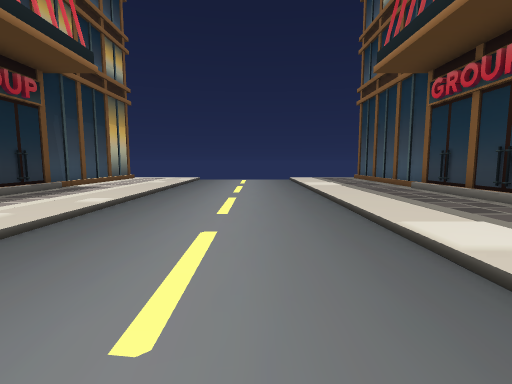
[1] (above)

17 first-person views from a walk through a Unity game level. The camera is 1.5 m above the floor, tilts 6° down and sees 85° across. The floor is counted in squares, 2 m on a side. Each view is taken from the middle of a square. On the plan, view 1 faces up. The plan holds only what a view shows up to about 10 squares ahead; the rest is blank. The place goes on beyond the plan. The player is left out.

[2]
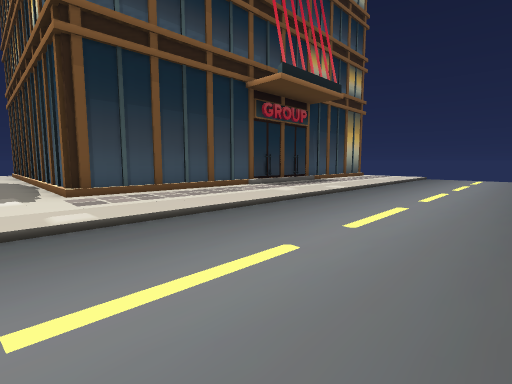

[3]
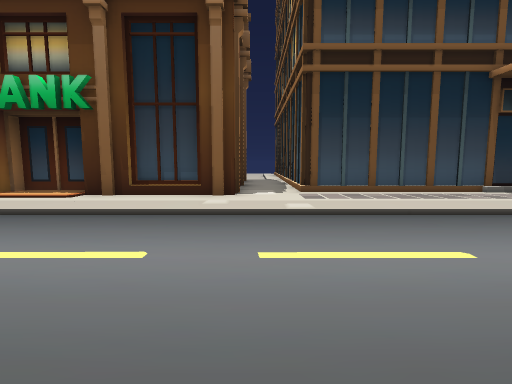

[4]
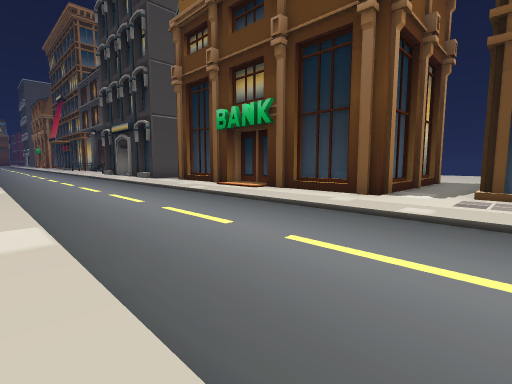

[5]
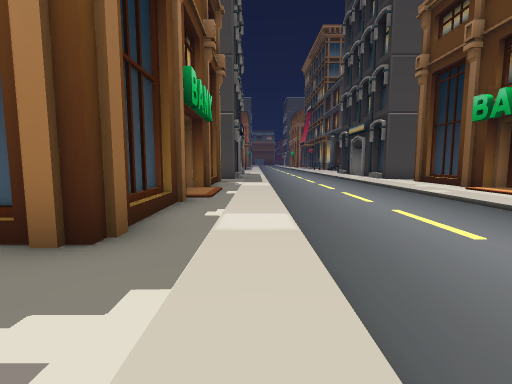

[6]
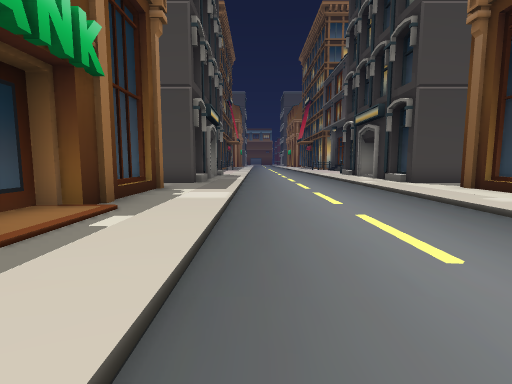

[7]
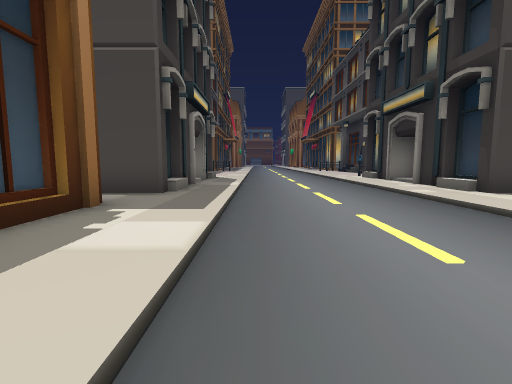

[8]
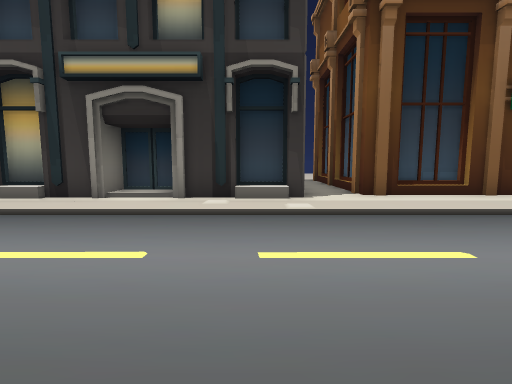

[9]
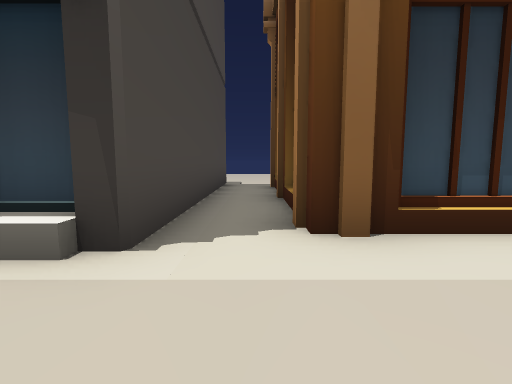

[10]
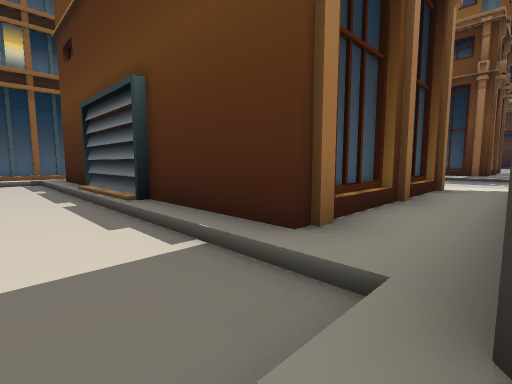

[11]
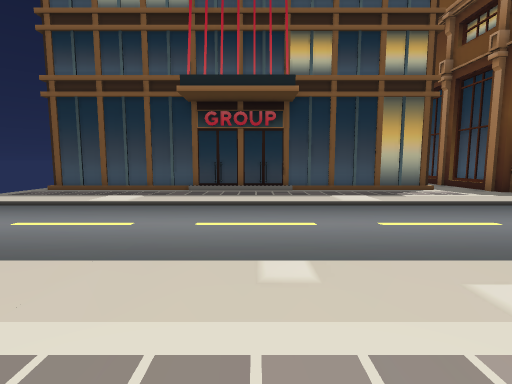

[12]
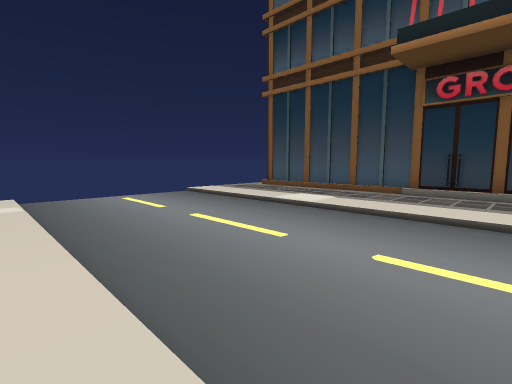

[13]
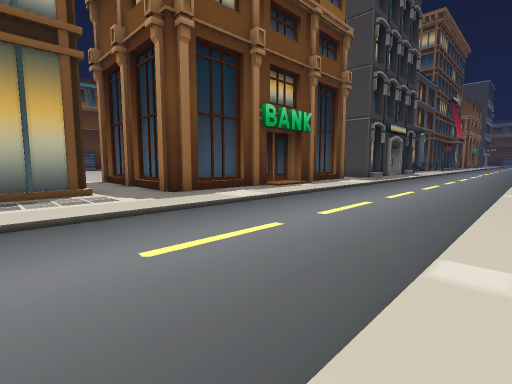

[14]
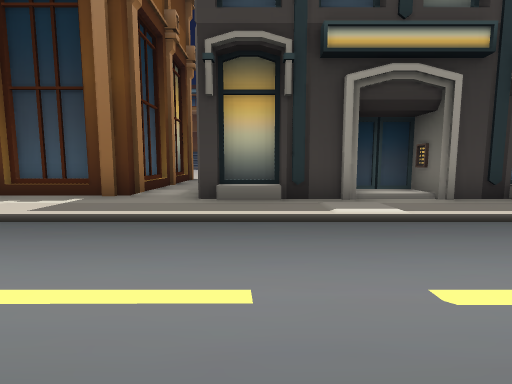

[15]
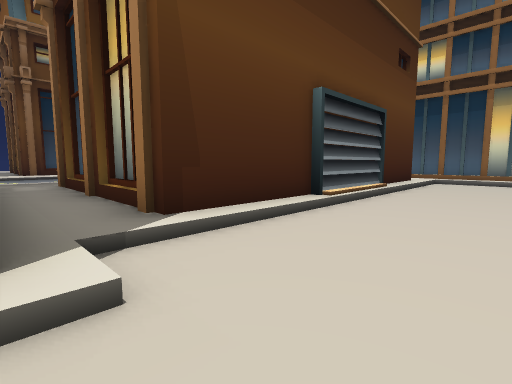

[16]
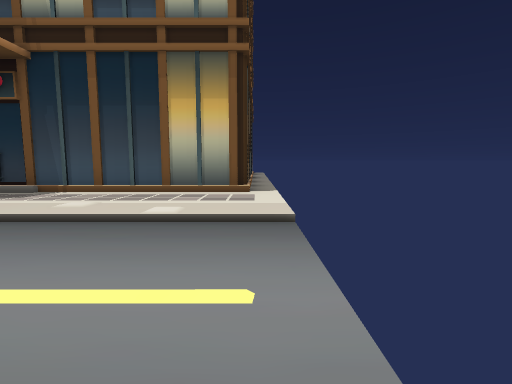

[17]
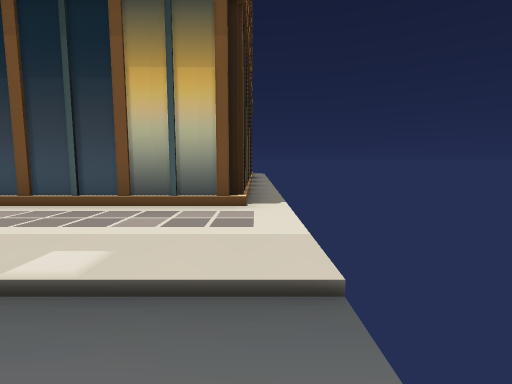

### Floor plan
Key: @ floor where view 1 was taken; . main floor; : floor 0.25 m higher than the main floor; / step, stairs or slope; B building.
Columns run from 13 left of view 1 to 12 right of it. Each row starts with its distance up from view 1.
 12           :....:
 11   BBBBBB  :....:  B
 10        B  :....:  B
  9        B  :....:  B
  8        B  :....:  B
  7        B  :....:  B
  6           :....:
  5         / :....:
  4           :....:
  3        B  :....:  B
  2        B  :....:  B
  1        B  :....:  B
  0 BBBBBBBB  :..@.:  B   BBB
 -1           :....:
 -2           :....:       ..
 -3  ..BBBBBB :....: BBBBBB...
 -4  ..B    B :....: B    B...
 -5  ..B    B :....: B    B...
 -6  ..B    B :....: B    B...
 -7  ..B    B :....: B    B...
 -8  ..B    B :....: B    B...
 -9  ..B    B :....: B    B...
-10  ..B    B :....: B    B...
-11  ..BBBBBB :....: BBBBBB...
-12  ..       :....:       ...
-13  .BBBBBBBB:....:BBBBBBBB..
-14           /..../
-15          B:....:B
-16         B /....: B
-17         B /....: B

Positions as (right, up) in squares from view 1, and headings:
1: (0, 0), facing up
2: (1, -2), facing up-left
3: (2, -2), facing left
4: (2, 0), facing down-left
5: (2, 0), facing down
6: (1, -4), facing down
7: (1, -7), facing down
8: (2, -14), facing left
9: (-2, -12), facing left
10: (-12, -13), facing up-right
11: (-5, 5), facing right
12: (-3, 5), facing up-right
13: (-3, 1), facing down-right
14: (-2, -14), facing right
15: (12, -13), facing up-left
16: (1, 12), facing left
17: (-1, 12), facing left
